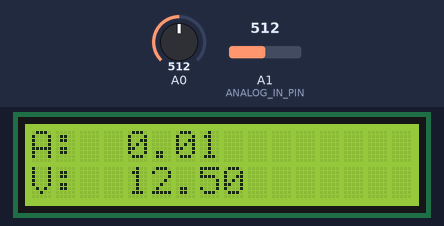
This sketch was run on a simulated Arduino Uno, built with avr-gcc and run on an emulated ATmega328P. On the bench: 16×2 character LCD. Inputs (shaded band) come from the test bench; at power-on: A0 = 512, A1 (ANALOG_IN_PIN) = 512. What the sketch prints to the serial monitor is not drawn.

Above: at 1.8 s.
1.9 s: A0 set to 716
At 3.9 s:
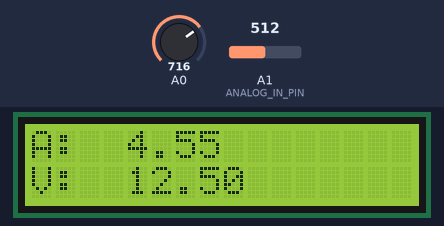
6.0 s: A1 (ANALOG_IN_PIN) set to 716
At 6.9 s:
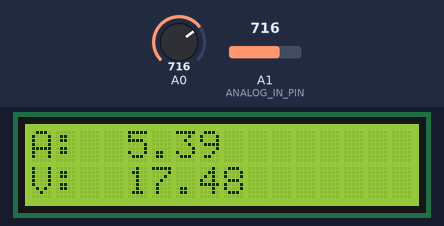
7.6 s: A0 set to 900
At 9.1 s:
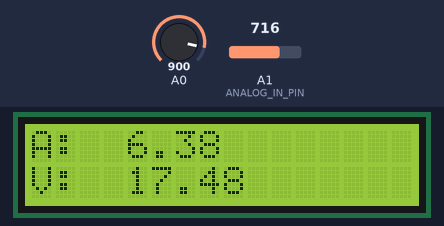
11.0 s: A1 (ANALOG_IN_PIN) set to 900
At 12.2 s:
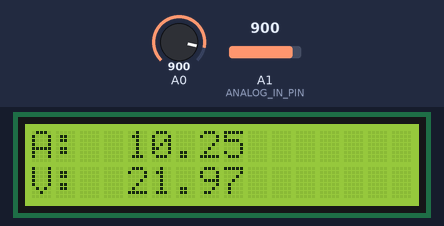
12.6 s: A0 set to 1010
At 13.1 s:
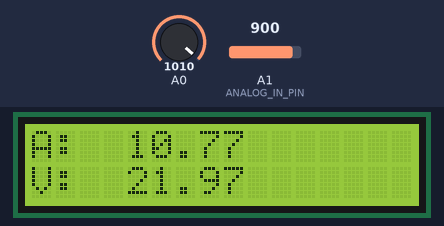
15.9 s: A1 (ANALOG_IN_PIN) set to 1010
At 17.4 s:
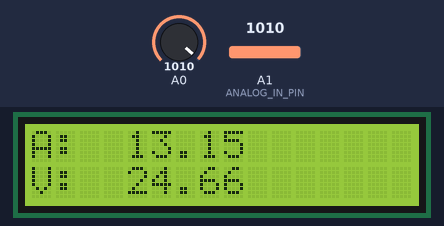
Timing chart, 0 to 18.6 s (numbered marks = the images above; inputs shaded):
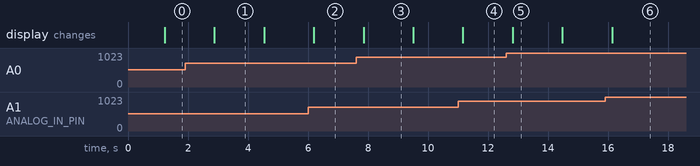

Measured:
- after the input at 1.9 s, the display: changes after 0.98 s (image 1)
- after the input at 6.0 s, the display: changes after 0.19 s (image 2)
- after the input at 7.6 s, the display: changes after 0.25 s (image 3)
- after the input at 11.0 s, the display: changes after 0.17 s (image 4)
- after the input at 12.6 s, the display: changes after 0.22 s (image 5)
- after the input at 15.9 s, the display: changes after 0.24 s (image 6)
- what the display in image 1 shows lasts 1.6 s, from 2.9 s to 4.5 s

The sketch:

dovol.ino
```cpp
// Define analog input
#define ANALOG_IN_PIN A1
#include <LiquidCrystal_I2C.h>
LiquidCrystal_I2C lcd1(0x26,16,2);
// Floats for ADC voltage & Input voltage
float adc_voltage = 0.0;
float in_voltage = 0.0;

// Floats for resistor values in divider (in ohms)
float R1 = 30000.0;
float R2 = 7500.0;

// Float for Reference Voltage
float ref_voltage = 5.0;

// Integer for ADC value
int adc_value = 0;

void setup(){
  {
  Serial.begin(9600);
}
{

  // Setup Serial Monitor
  Serial.begin(9600);
  }
  {
  Serial.begin(9600); //Mở cổng Serial ở 9600
//Khởi động LCD
  lcd1.init(); //Khởi tạo màn hình LCD
  lcd1.backlight(); //Bật đèn màn hình lCD


  }
}

void loop(){
  {
 float average = 0;
 for(int i = 0; i < 1000; i++) {
     average = average + (.0264 * analogRead(A0) -13.51);//for the 5A mode,
//   average = average + (.049 * analogRead(A0) -25);// for 20A mode
// average = average + (.742 * analogRead(A0) -37.8);// for 30A mode
   delay(1);
 }
 Serial.print("APE :");
 Serial.println(average/1000);
 lcd1.setCursor(0,0);
 lcd1.print("A:");
     lcd1.setCursor(4,0);
     lcd1.print(average/1000);

}
  {
  // Read the Analog Input
  adc_value = analogRead(A1);

  // Determine voltage at ADC input
  adc_voltage  = (adc_value * ref_voltage) / 1024.0;

  // Calculate voltage at divider input
  in_voltage = adc_voltage*(R1+R2)/R2;

  // Print results to Serial Monitor to 2 decimal places
  Serial.print("Voltage = ");
  Serial.println(in_voltage, 2);
  lcd1.setCursor(0,1);
  lcd1.print("V: ");
     lcd1.setCursor(4,1);
     lcd1.print(in_voltage, 2);
     delay(500);
}
}
```
